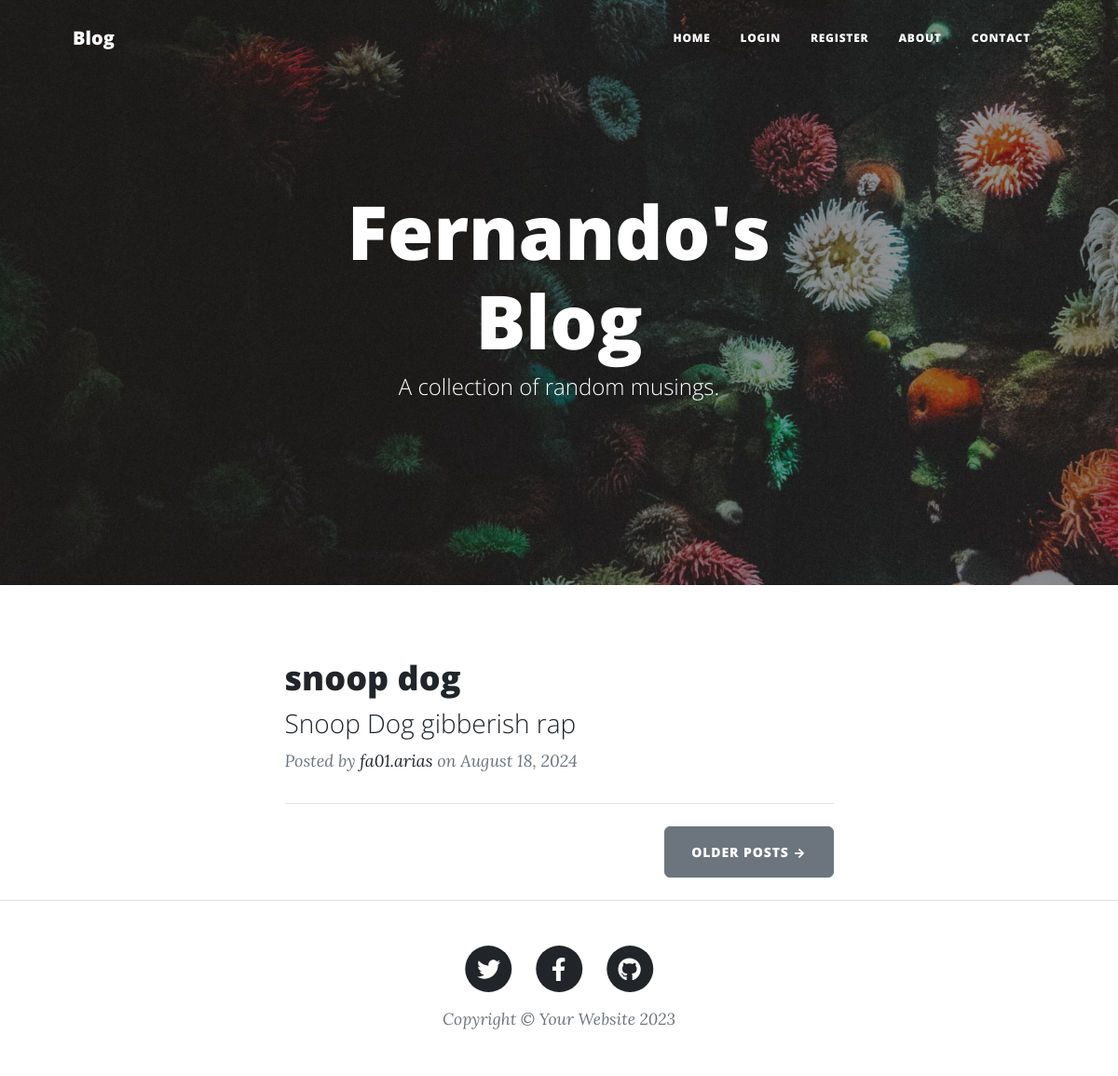
The page / on the database its author committed.
### dbModels.py (models this page shows, shortened)
class BlogPost(db.Model):
    __tablename__ = "blog_posts"
    id: Mapped[int] = mapped_column(Integer, primary_key=True)
    title: Mapped[str] = mapped_column(String(250), unique=True, nullable=False)
    subtitle: Mapped[str] = mapped_column(String(250), nullable=False)
    date: Mapped[str] = mapped_column(String(250), nullable=False)
    body: Mapped[str] = mapped_column(Text, nullable=False)
    img_url: Mapped[str] = mapped_column(String(250), nullable=False)
    author_id: Mapped[int] = mapped_column(db.Integer, db.ForeignKey("users.id"), nullable=False)
    author = relationship("User", back_populates="posts")
    comments = relationship("Comments", back_populates="parent_post")

class User(UserMixin, db.Model):
    __tablename__ = "users"
    id: Mapped[int] = mapped_column(Integer, primary_key=True)
    email: Mapped[str] = mapped_column(String(250), unique=True, nullable=False)
    username: Mapped[str] = mapped_column(String(250), unique=True, nullable=False)
    password_hash: Mapped[str] = mapped_column(String(128), nullable=False)
    posts = relationship("BlogPost", back_populates="author")
    comments = relationship("Comments", back_populates="comment_author")
    def __repr__(self):
        return f'{self.username}'

### main.py (the view)
@app.route('/')
def get_all_posts():
    result = db.session.execute(db.select(BlogPost))
    posts = result.scalars().all()
    return render_template("index.html", all_posts=posts, logged_in=current_user.is_authenticated)

### templates/index.html (shortened to what this page needs)
{% include "header.html" %}
<header
  class="masthead"
  style="background-image: url('../static/assets/img/home-bg.jpg')"
>
  <div class="container position-relative px-4 px-lg-5">
    <div class="row gx-4 gx-lg-5 justify-content-center">
      <div class="col-md-10 col-lg-8 col-xl-7">
        <div class="site-heading">
          <h1>Fernando's Blog</h1>
          <span class="subheading">A collection of random musings.</span>
        </div>
      </div>
    </div>
  </div>
</header>
<div class="container px-4 px-lg-5">
  <div class="row gx-4 gx-lg-5 justify-content-center">
    <div class="col-md-10 col-lg-8 col-xl-7">
      {% if not all_posts %}
        <p class="text-center">No posts available yet. Check back later!</p>
      {% else %}
        {% for post in all_posts %}
          <div class="post-preview">
            <a href="{{ url_for('show_post', post_id=post.id) }}">
              <h2 class="post-title">{{ post.title }}</h2>
              <h3 class="post-subtitle">{{ post.subtitle }}</h3>
            </a>
            <p class="post-meta">
              Posted by
              <a href="#">{{post.author}}</a>
              on {{post.date}}
            </p>
          </div>
        {% endfor %}
      {% endif %}
      <hr class="my-4" />
      <div class="d-flex justify-content-end mb-4">
        <a class="btn btn-secondary text-uppercase" href="#!">Older Posts →</a>
      </div>
    </div>
  </div>
</div>
{% include "footer.html" %}

### templates/header.html (shortened to what this page needs)
<!DOCTYPE html>
<html lang="en">
  <head>
    {% block styles %}
    {{ bootstrap.load_css() }}
    <link
      href="{{ url_for('static', filename='css/styles.css') }}"
      rel="stylesheet"
    />
    {% endblock %}
  </head>
  <body>
    <nav class="navbar navbar-expand-lg navbar-light" id="mainNav">
      <div class="container px-4 px-lg-5">
        <a class="navbar-brand" href="/">Blog</a>
        <div class="collapse navbar-collapse" id="navbarResponsive">
          <ul class="navbar-nav ms-auto py-4 py-lg-0">
            <li class="nav-item">
              <a
                class="nav-link px-lg-3 py-3 py-lg-4"
                href="{{ url_for('get_all_posts') }}"
                >Home</a
              >
            </li>
            {% if not logged_in %}
              <li class="nav-item">
                <a
                  class="nav-link px-lg-3 py-3 py-lg-4"
                  href="{{ url_for('login') }}"
                  >Login</a
                >
              </li>
              <li class="nav-item">
                <a
                  class="nav-link px-lg-3 py-3 py-lg-4"
                  href="{{ url_for('register') }}"
                  >Register</a
                >
              </li>
            {% endif %}
            <li class="nav-item">
              <a
                class="nav-link px-lg-3 py-3 py-lg-4"
                href="{{ url_for('about') }}"
                >About</a
              >
            </li>
            <li class="nav-item">
              <a
                class="nav-link px-lg-3 py-3 py-lg-4"
                href="{{ url_for('contact') }}"
                >Contact</a
              >
            </li>
          </ul>
        </div>
      </div>
    </nav>
  </body>
</html>

### templates/footer.html (shortened to what this page needs)
        <footer class="border-top">
          <div class="container px-4 px-lg-5">
              <div class="row gx-4 gx-lg-5 justify-content-center">
                  <div class="col-md-10 col-lg-8 col-xl-7">
                      <ul class="list-inline text-center">
                          <li class="list-inline-item">
                              <a href="#!">
                                  <span class="fa-stack fa-lg">
                                      <i class="fas fa-circle fa-stack-2x"></i>
                                      <i class="fab fa-twitter fa-stack-1x fa-inverse"></i>
                                  </span>
                              </a>
                          </li>
                          <li class="list-inline-item">
                              <a href="#!">
                                  <span class="fa-stack fa-lg">
                                      <i class="fas fa-circle fa-stack-2x"></i>
                                      <i class="fab fa-facebook-f fa-stack-1x fa-inverse"></i>
                                  </span>
                              </a>
                          </li>
                          <li class="list-inline-item">
                              <a href="#!">
                                  <span class="fa-stack fa-lg">
                                      <i class="fas fa-circle fa-stack-2x"></i>
                                      <i class="fab fa-github fa-stack-1x fa-inverse"></i>
                                  </span>
                              </a>
                          </li>
                      </ul>
                      <div class="small text-center text-muted fst-italic">Copyright &copy; Your Website 2023</div>
                  </div>
              </div>
          </div>
      </footer>
  </body>
</html>

### rows shown on the page
BlogPost: title "snoop dog", subtitle "Snoop Dog gibberish rap", author "fa01.arias", date "August 18, 2024"
